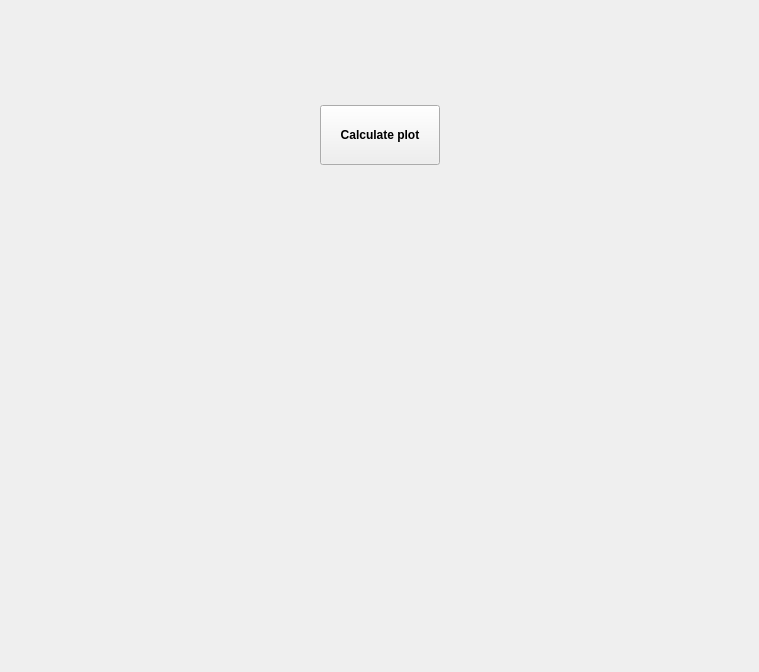
<?xml version="1.0" encoding="UTF-8"?>
<ui version="4.0">
 <class>MainWindow</class>
 <widget class="QMainWindow" name="MainWindow">
  <property name="geometry">
   <rect>
    <x>0</x>
    <y>0</y>
    <width>759</width>
    <height>672</height>
   </rect>
  </property>
  <property name="windowTitle">
   <string>MainWindow</string>
  </property>
  <widget class="QWidget" name="centralwidget">
   <layout class="QGridLayout" name="gridLayout">
    <item row="0" column="0">
     <spacer name="horizontalSpacer">
      <property name="orientation">
       <enum>Qt::Horizontal</enum>
      </property>
      <property name="sizeHint" stdset="0">
       <size>
        <width>182</width>
        <height>253</height>
       </size>
      </property>
     </spacer>
    </item>
    <item row="0" column="2">
     <spacer name="horizontalSpacer_2">
      <property name="orientation">
       <enum>Qt::Horizontal</enum>
      </property>
      <property name="sizeHint" stdset="0">
       <size>
        <width>222</width>
        <height>20</height>
       </size>
      </property>
     </spacer>
    </item>
    <item row="0" column="1">
     <widget class="QPushButton" name="btn_calculate_plot">
      <property name="minimumSize">
       <size>
        <width>120</width>
        <height>60</height>
       </size>
      </property>
      <property name="font">
       <font>
        <weight>75</weight>
        <bold>true</bold>
       </font>
      </property>
      <property name="cursor">
       <cursorShape>UpArrowCursor</cursorShape>
      </property>
      <property name="mouseTracking">
       <bool>false</bool>
      </property>
      <property name="text">
       <string>Calculate plot</string>
      </property>
     </widget>
    </item>
    <item row="1" column="0" colspan="3">
     <widget class="MplWidget" name="MplWidget" native="true">
      <property name="minimumSize">
       <size>
        <width>480</width>
        <height>320</height>
       </size>
      </property>
     </widget>
    </item>
   </layout>
  </widget>
 </widget>
 <customwidgets>
  <customwidget>
   <class>MplWidget</class>
   <extends>QWidget</extends>
   <header>mplwidget.h</header>
   <container>1</container>
  </customwidget>
 </customwidgets>
 <resources/>
 <connections/>
</ui>
